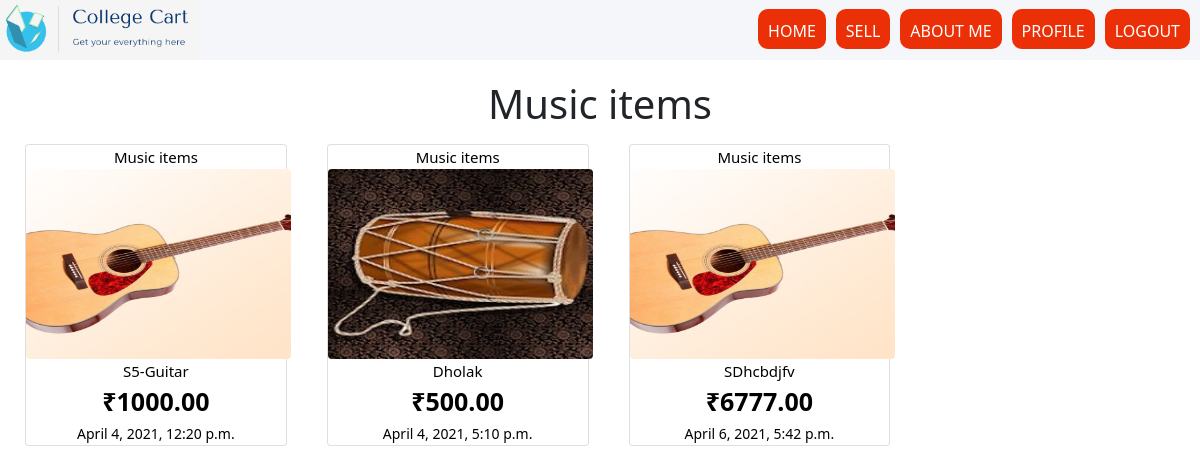
Before: /shop/musical/ (signed in) with the older database file.
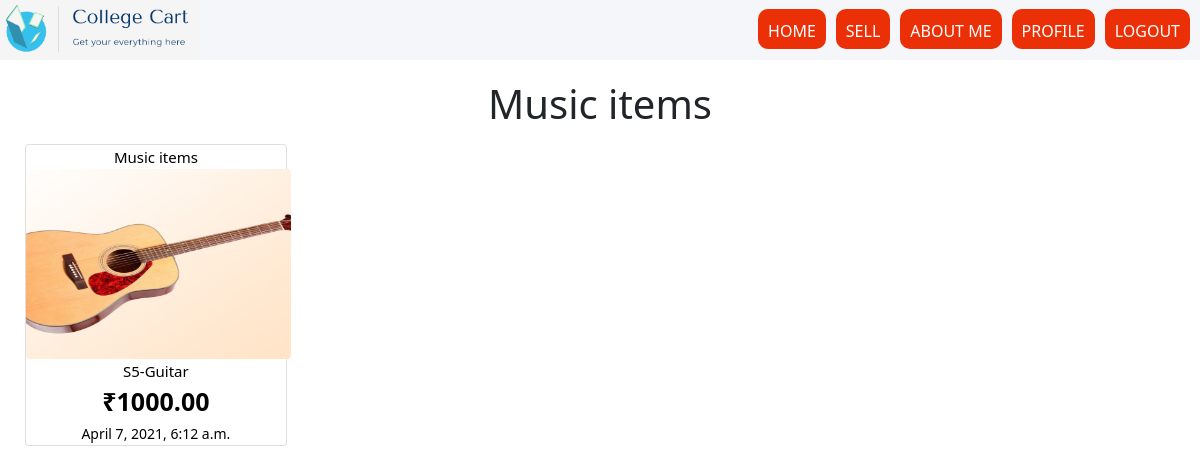
After: the same page with the newer database file.
### shop/models.py (models this page shows)
class item(models.Model):
	user=models.ForeignKey(User, on_delete=models.CASCADE)
	category=models.ForeignKey(Category, on_delete=models.CASCADE)
	subcategoryname=models.ForeignKey(subcategory, on_delete=models.CASCADE)
	title=models.CharField(max_length=1000,null=False, blank=False)
	image=models.ImageField(null= False, blank=False, upload_to="itemimage" )
	description=models.CharField(max_length=1000, null=False, blank=False)
	price = models.DecimalField(max_digits=10, decimal_places=2)
	address=models.CharField(max_length=1000,null=False, blank=False)
	available = models.BooleanField(default=True)
	published_on=models.DateTimeField(auto_now=True)

class Category(models.Model):
	name=models.CharField(max_length=100)
	def __str__(self):
		return self.name

### shop/views.py (the view)
# urls.py: path('musical/',views.musicView,name="musical"),
@login_required
def musicView(request):
	music_items = item.objects.filter(category__name = 'Music items',available=True)
	return render(request, 'musical.html', {'items':music_items})

### shop/context_processors.py (called while the page is built)
def menu_categories(request):
    categories = Category.objects.all()
    return {'menu_categories':categories}

### shop/templates/musical.html
{% extends 'index.html' %}
{% load static %}
{% block content %}
<div id="container1" style="background-color:#f5f6fa;">
    <div class="headline" style="display: flex; flex-direction: row; justify-content: space-between;">
    <div class="image" style="display: flex;"><img src="{% static './logo1.PNG' %}" style="width: 200px; height: 60px;">
    </div>
    <div class="tags" style="display: flex;">
        <div class="icons" style="display: flex; flex-direction: row; justify-content: space-around;">
            <div class="small1" style="display: flex;"><button class="button" style="border: none; padding: 10px; margin-right: 10px; height: 40px; margin-top: 9px; border-radius: 10px; color: white; "><a href="{% url 'index' %}" style="text-decoration: none; color: white;">HOME</a></button></div>
            <div class="small2" style="display: flex;"><button class="button" style="border: none; padding: 10px; margin-right: 10px; height: 40px; margin-top: 9px; border-radius: 10px; color: white;"><a href="{% url 'ad' %}" style="text-decoration: none; color: white;">SELL</a></button></div>
            <div class="small3" style="display: flex;"><button class="button" style="border: none; padding: 10px; margin-right: 10px; height: 40px; margin-top: 9px; border-radius: 10px; color: white;"><a href="{% url 'about' %}" style="text-decoration: none; color: white;">ABOUT ME</a></button></div>
            <div class="small4" style="display: flex;"><button class="button" style="border: none; padding: 10px; margin-right: 10px; height: 40px; margin-top: 9px; border-radius: 10px; color: white;"><a href="{% url 'profile' %}" style="text-decoration: none; color: white;">PROFILE</a></button></div>
            <div class="small5" style="display: flex;"><button class="button" style="border: none; padding: 10px; margin-right: 10px; height: 40px; margin-top: 9px; border-radius: 10px; color: white;"><a href="{% url 'logout' %}" style="text-decoration: none; color: white;">LOGOUT</a></button></div>
        </div>
    </div>
    </div>
</div>
<h1 style="text-align: center; margin-top: 20px;"> Music items</h1>
<div class="row" style="margin-left: 5px;">
    {% for a in items %}
        <div class="col-sm-3">
            <a href="{% url 'detail' a.id %}" style="text-decoration: none; color: black;">
            <div class="card m-2">
            <center>
            <small class="" style="text-align: center; font-size: 15px;;">{{a.category}}</small><br>
            <img src="{{a.image.url}}" alt="" class="card" height="190px" width="265px" style="border: none;">
            <small style="text-align: center; font-size: 15px;">{{a.title}}</small><br>
            <small class="" style="text-align: center; font-size: 25px;"><b>&#8377;{{a.price}}</b></small><br>
            <small class="" style="text-align: center;">{{a.published_on}}</small><br>
            </center>
            </div>
            </a>
        </div>
    {% endfor %}
</div>
{% endblock %}

Changed rows visible on the page:
removed item: category "Music items", image (picture), title "Dholak", price "500.00", published_on "April 4, 2021, 5:10 p.m."
removed item: category "Music items", image (picture), title "SDhcbdjfv", price "6777.00", published_on "April 6, 2021, 5:42 p.m."
changed item "S5-Guitar": published_on "April 4, 2021, 12:20 p.m." → "April 7, 2021, 6:12 a.m."
